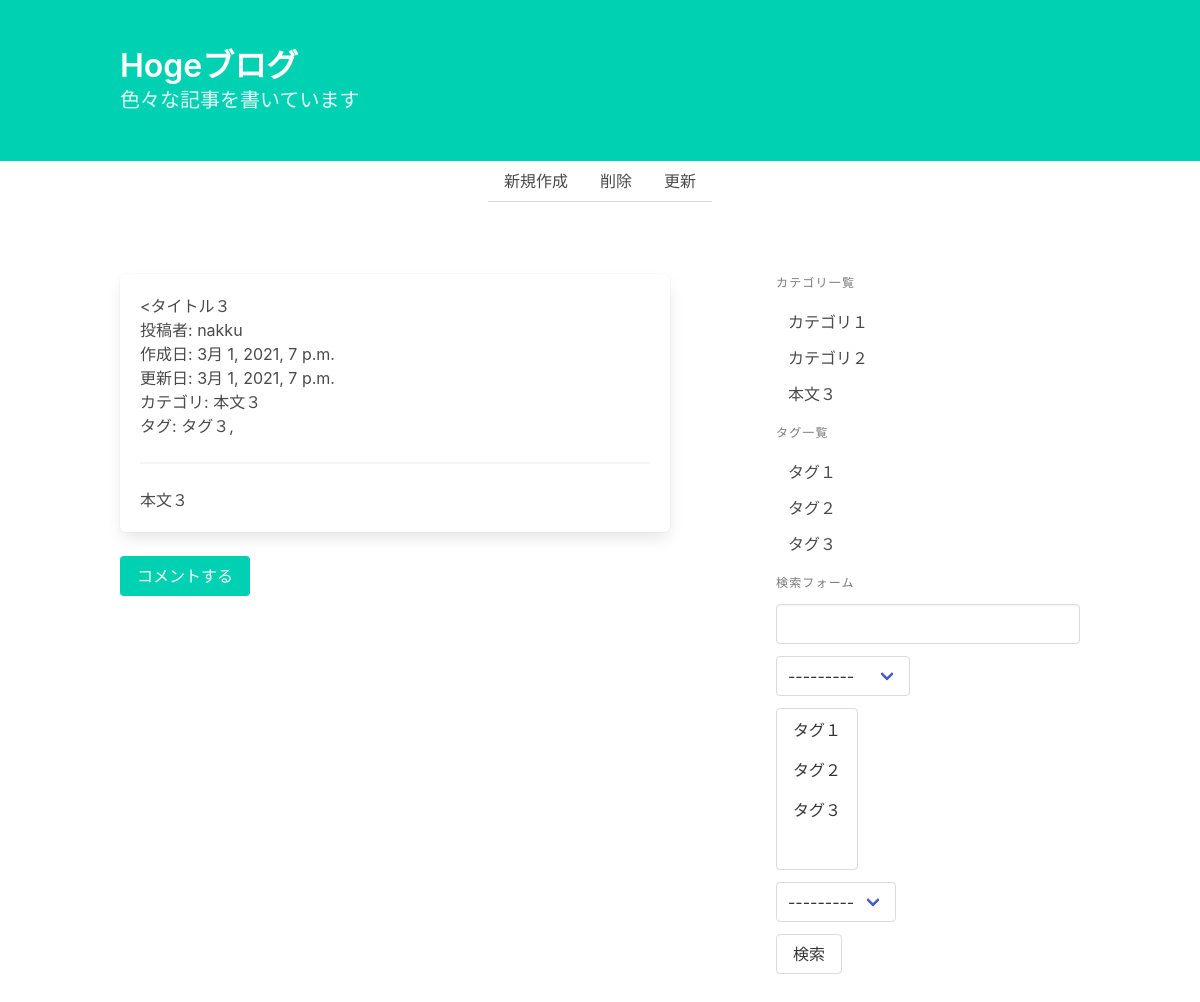
The page /blog/detail/3 on the database as committed earlier.
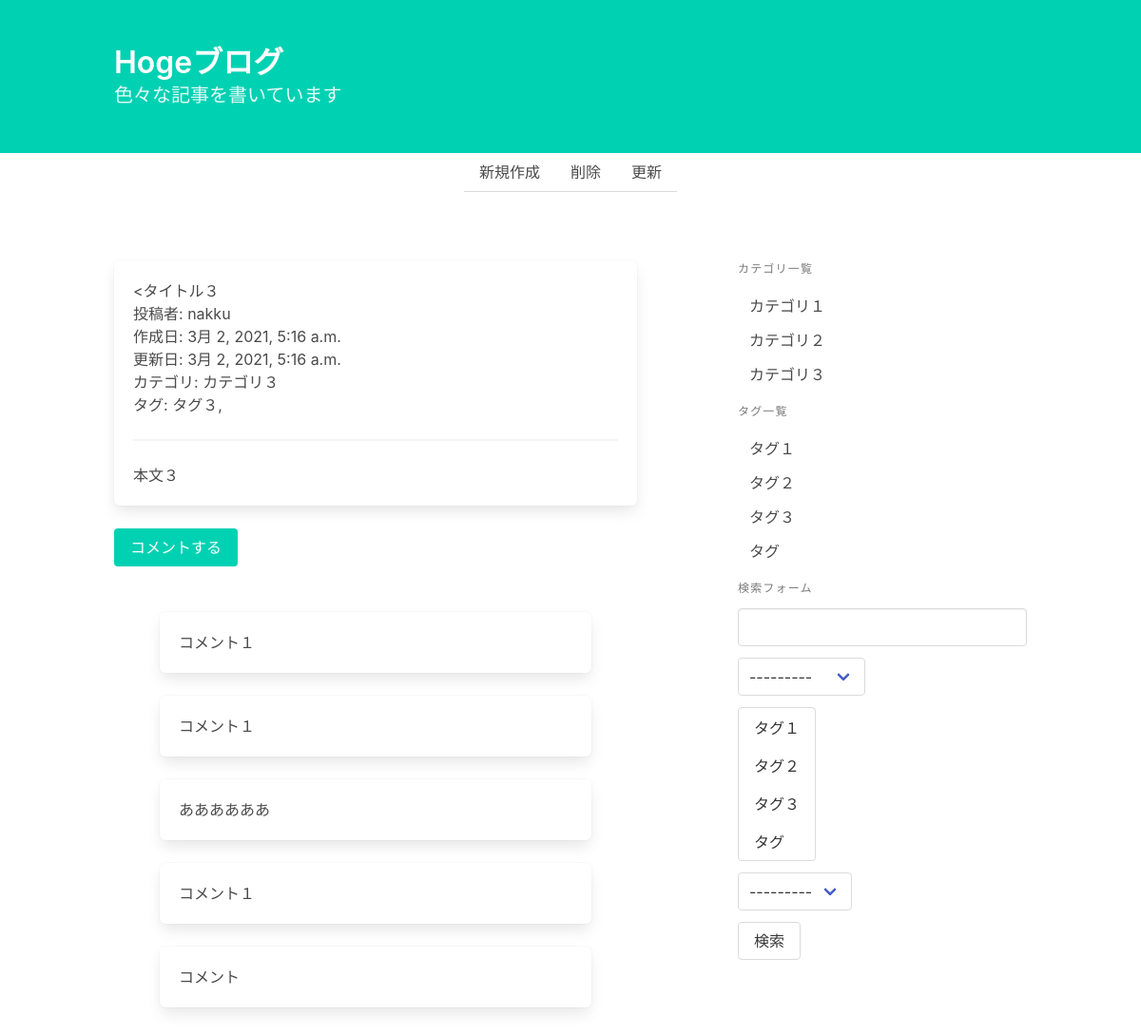
The same page on the database as committed later.
### blog/models.py (models this page shows, shortened)
class Post(models.Model):
    title = models.CharField("タイトル", max_length=32)
    text = models.TextField("本文")
    category = models.ForeignKey(Category, on_delete=models.PROTECT, verbose_name="カテゴリ")
    tags = models.ManyToManyField(Tag, verbose_name="タグ", blank=True)
    writer = models.ForeignKey(settings.AUTH_USER_MODEL, on_delete=models.PROTECT, verbose_name="投稿者")
    created_at = models.DateTimeField("作成日", auto_now_add=True)
    updated_at = models.DateTimeField("更新日", auto_now=True)

class Category(models.Model):
    name = models.CharField("カテゴリ名", max_length=255, unique=True)
    def __str__(self):
        return self.name

class Tag(models.Model):
    name = models.CharField("タグ名", max_length=255, unique=True)
    def __str__(self):
        return self.name

class Comment(models.Model):
    text = models.TextField("本文")
    target = models.ForeignKey(Post, on_delete=models.PROTECT, verbose_name="どの記事へのコメントか")
    def __str__(self):
        return self.text[:20]

### blog/views.py (the view)
# urls.py: path("detail/<int:pk>", views.PostDetail.as_view(), name="post_detail"),
class PostDetail(generic.DetailView):
    model = Post

### blog/forms.py
class PostSearchForm(forms.Form):
    key_word = forms.CharField(
        label="キーワード", required=False,
        widget=forms.TextInput(attrs={"class": "input"})
    )
    category = forms.ModelChoiceField(
        label="キーワード", required=False,
        queryset=Category.objects.all(),
    )
    tags = forms.ModelMultipleChoiceField(
        label="タグの選択", required=False,
        queryset=Tag.objects.all(),
    )
    user = forms.ModelChoiceField(
        label="投稿者", required=False,
        queryset=User.objects.all(),
    )

### blog/templatetags/blog.py (called while the page is built)
@register.inclusion_tag("blog/category_and_tag_list.html")
def create_category_and_tag_list():
    return {
        "category_list": Category.objects.all(),
        "tag_list": Tag.objects.all(),
    }

@register.inclusion_tag("blog/search_form.html")
def create_search_form(request):
    form = PostSearchForm(request.GET or None)
    return {"form": form}

### blog/templates/blog/post_detail.html
{% extends "blog/base.html" %}
{% block content %}
        <article class="box">
            <h1><{{ post.title }}</h1>
            <p>投稿者: {{ post.writer }}</p>
            <p>作成日: {{ post.created_at }}</p>
            <p>更新日: {{ post.updated_at }}</p>
            <p>カテゴリ: {{ post.category }}</p>
            <p>タグ: {% for tag in post.tags.all %}{{ tag }},{% endfor %}</p>
            <hr>
            <div>
                {{ post.text | linebreaks | urlize }}
            </div>
        </article>
        <a class="button is-primary" href="{% url 'blog:comment_create' post.pk %}">コメントする</a>
        <section class="section">
            {% for comment in post.comment_set.all %}
                <div class="box">
                    {{ comment | linebreaks | urlize }}
                </div>
            {% endfor %}
        </section>
{% endblock %}

### blog/templates/blog/category_and_tag_list.html
<p class="menu-label">カテゴリ一覧</p>
<ul class="menu-list">
    {% for category in category_list %}
        <li><a href="{% url 'blog:post_category_list' category.pk %}">{{ category }}</a></li>
    {% endfor %}
</ul>
<p class="menu-label">タグ一覧</p>
<ul class="menu-list">
    {% for tag in tag_list %}
        <li><a href="{% url 'blog:post_tag_list' tag.pk %}">{{ tag }}</a></li>
    {% endfor %}
</ul>

Rows that differ between the two databases and show on the page:
changed Post "タイトル３": created_at "3月 1, 2021, 7 p.m." → "3月 2, 2021, 5:16 a.m."; updated_at "3月 1, 2021, 7 p.m." → "3月 2, 2021, 5:16 a.m."; category "本文３" → "カテゴリ３"
now on this page (row edited): Comment: text "コメント１"
added Comment: text "コメント１"
added Comment: text "ああああああ"
added Comment: text "コメント１"
added Comment: text "コメント"
changed Category: name "本文３" → "カテゴリ３"
added Tag: name "タグ"
Other text that changed with them:
form field tags: "タグ１ / タグ２ / タグ３" → "タグ１ / タグ２ / タグ３ / タグ"
